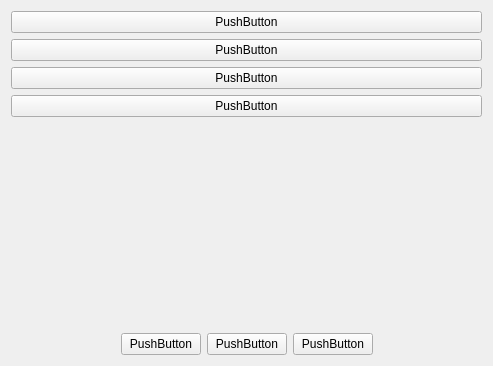
<?xml version="1.0" encoding="UTF-8"?>
<ui version="4.0">
 <class>MainWindow</class>
 <widget class="QMainWindow" name="MainWindow">
  <property name="geometry">
   <rect>
    <x>0</x>
    <y>0</y>
    <width>493</width>
    <height>366</height>
   </rect>
  </property>
  <property name="windowTitle">
   <string>MainWindow</string>
  </property>
  <widget class="QWidget" name="centralWidget">
   <layout class="QVBoxLayout" name="verticalLayout_2">
    <item>
     <layout class="QVBoxLayout" name="verticalLayout">
      <item>
       <widget class="QPushButton" name="pushButton_5">
        <property name="text">
         <string>PushButton</string>
        </property>
       </widget>
      </item>
      <item>
       <widget class="QPushButton" name="pushButton_6">
        <property name="text">
         <string>PushButton</string>
        </property>
       </widget>
      </item>
      <item>
       <widget class="QPushButton" name="pushButton_7">
        <property name="text">
         <string>PushButton</string>
        </property>
       </widget>
      </item>
      <item>
       <widget class="QPushButton" name="pushButton_8">
        <property name="text">
         <string>PushButton</string>
        </property>
       </widget>
      </item>
      <item>
       <spacer name="verticalSpacer">
        <property name="orientation">
         <enum>Qt::Vertical</enum>
        </property>
        <property name="sizeHint" stdset="0">
         <size>
          <width>20</width>
          <height>40</height>
         </size>
        </property>
       </spacer>
      </item>
     </layout>
    </item>
    <item>
     <layout class="QHBoxLayout" name="horizontalLayout">
      <item>
       <spacer name="horizontalSpacer">
        <property name="orientation">
         <enum>Qt::Horizontal</enum>
        </property>
        <property name="sizeHint" stdset="0">
         <size>
          <width>40</width>
          <height>20</height>
         </size>
        </property>
       </spacer>
      </item>
      <item>
       <widget class="QPushButton" name="pushButton_4">
        <property name="text">
         <string>PushButton</string>
        </property>
       </widget>
      </item>
      <item>
       <widget class="QPushButton" name="pushButton_3">
        <property name="text">
         <string>PushButton</string>
        </property>
       </widget>
      </item>
      <item>
       <widget class="QPushButton" name="pushButton_2">
        <property name="text">
         <string>PushButton</string>
        </property>
       </widget>
      </item>
      <item>
       <spacer name="horizontalSpacer_2">
        <property name="orientation">
         <enum>Qt::Horizontal</enum>
        </property>
        <property name="sizeHint" stdset="0">
         <size>
          <width>40</width>
          <height>20</height>
         </size>
        </property>
       </spacer>
      </item>
     </layout>
    </item>
   </layout>
  </widget>
 </widget>
 <layoutdefault spacing="6" margin="11"/>
 <resources/>
 <connections/>
</ui>
